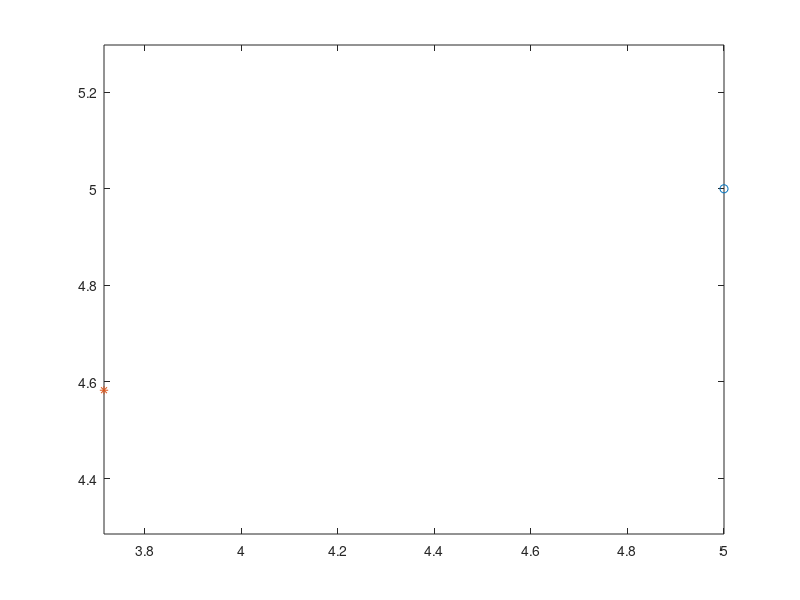

Reproduce this figure in MATLAB.
clear
X0 = 5;
Y0 = 5;
Phi = pi/10;
X_tran = -1.35;
Y_tran = 0;
X1 = X_tran * cos(Phi)-Y_tran*sin(Phi)+X0;
Y1 = X_tran *sin(Phi) +Y_tran*cos(Phi)+Y0;
plot(X0,Y0,'o');
hold on
plot(X1 ,Y1,'*');
axis equal;